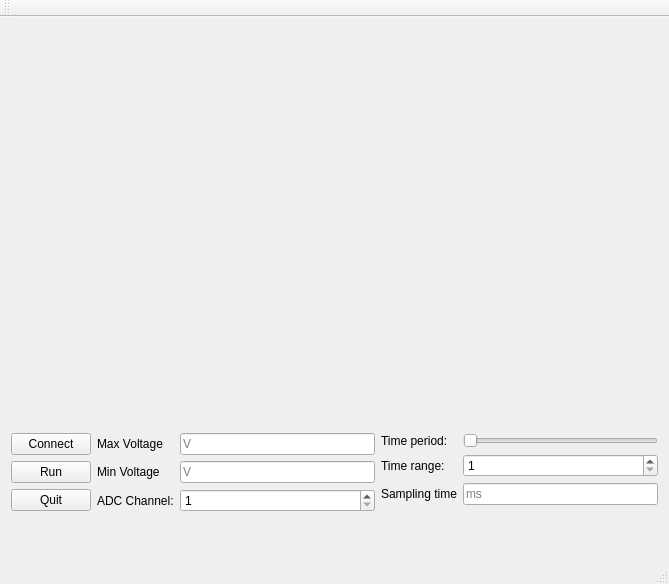
<?xml version="1.0" encoding="UTF-8"?>
<ui version="4.0">
 <class>MainWindow</class>
 <widget class="QMainWindow" name="MainWindow">
  <property name="geometry">
   <rect>
    <x>0</x>
    <y>0</y>
    <width>669</width>
    <height>584</height>
   </rect>
  </property>
  <property name="minimumSize">
   <size>
    <width>666</width>
    <height>543</height>
   </size>
  </property>
  <property name="maximumSize">
   <size>
    <width>1461</width>
    <height>703</height>
   </size>
  </property>
  <property name="windowTitle">
   <string>MainWindow</string>
  </property>
  <widget class="QWidget" name="centralWidget">
   <property name="sizePolicy">
    <sizepolicy hsizetype="Minimum" vsizetype="Minimum">
     <horstretch>0</horstretch>
     <verstretch>0</verstretch>
    </sizepolicy>
   </property>
   <property name="minimumSize">
    <size>
     <width>666</width>
     <height>428</height>
    </size>
   </property>
   <property name="maximumSize">
    <size>
     <width>1461</width>
     <height>643</height>
    </size>
   </property>
   <layout class="QVBoxLayout" name="verticalLayout">
    <item>
     <widget class="QCustomPlot" name="serialPlot" native="true">
      <property name="enabled">
       <bool>true</bool>
      </property>
      <property name="sizePolicy">
       <sizepolicy hsizetype="Minimum" vsizetype="Minimum">
        <horstretch>0</horstretch>
        <verstretch>0</verstretch>
       </sizepolicy>
      </property>
      <property name="minimumSize">
       <size>
        <width>651</width>
        <height>331</height>
       </size>
      </property>
      <property name="maximumSize">
       <size>
        <width>1421</width>
        <height>421</height>
       </size>
      </property>
     </widget>
    </item>
    <item>
     <spacer name="verticalSpacer_2">
      <property name="orientation">
       <enum>Qt::Vertical</enum>
      </property>
      <property name="sizeHint" stdset="0">
       <size>
        <width>10</width>
        <height>20</height>
       </size>
      </property>
     </spacer>
    </item>
    <item>
     <layout class="QHBoxLayout" name="horizontalLayout">
      <item>
       <layout class="QVBoxLayout" name="verticalLayout_2">
        <item>
         <widget class="QPushButton" name="SerialConnectButton">
          <property name="text">
           <string>Connect</string>
          </property>
         </widget>
        </item>
        <item>
         <widget class="QPushButton" name="SerialRunButton">
          <property name="text">
           <string>Run</string>
          </property>
         </widget>
        </item>
        <item>
         <widget class="QPushButton" name="QuitButton">
          <property name="text">
           <string>Quit</string>
          </property>
         </widget>
        </item>
        <item>
         <spacer name="verticalSpacer">
          <property name="orientation">
           <enum>Qt::Vertical</enum>
          </property>
          <property name="sizeHint" stdset="0">
           <size>
            <width>20</width>
            <height>40</height>
           </size>
          </property>
         </spacer>
        </item>
       </layout>
      </item>
      <item>
       <layout class="QFormLayout" name="formLayout">
        <item row="1" column="0">
         <widget class="QLabel" name="label">
          <property name="text">
           <string>Max Voltage</string>
          </property>
         </widget>
        </item>
        <item row="1" column="1">
         <widget class="QLineEdit" name="MaxVoltEdit">
          <property name="inputMask">
           <string/>
          </property>
          <property name="text">
           <string/>
          </property>
          <property name="placeholderText">
           <string>V</string>
          </property>
         </widget>
        </item>
        <item row="2" column="0">
         <widget class="QLabel" name="label_2">
          <property name="text">
           <string>Min Voltage</string>
          </property>
         </widget>
        </item>
        <item row="2" column="1">
         <widget class="QLineEdit" name="MinVoltEdit">
          <property name="text">
           <string/>
          </property>
          <property name="placeholderText">
           <string>V</string>
          </property>
         </widget>
        </item>
        <item row="3" column="0">
         <widget class="QLabel" name="label_6">
          <property name="text">
           <string>ADC Channel:</string>
          </property>
         </widget>
        </item>
        <item row="3" column="1">
         <widget class="QSpinBox" name="ADCCHspinBox">
          <property name="minimum">
           <number>1</number>
          </property>
          <property name="maximum">
           <number>3</number>
          </property>
         </widget>
        </item>
       </layout>
      </item>
      <item>
       <layout class="QFormLayout" name="formLayout_2">
        <item row="0" column="0">
         <widget class="QLabel" name="label_4">
          <property name="text">
           <string>Time period:</string>
          </property>
         </widget>
        </item>
        <item row="0" column="1">
         <widget class="QSlider" name="TimePeriodSlider">
          <property name="orientation">
           <enum>Qt::Horizontal</enum>
          </property>
         </widget>
        </item>
        <item row="1" column="0">
         <widget class="QLabel" name="label_5">
          <property name="text">
           <string>Time range: </string>
          </property>
         </widget>
        </item>
        <item row="1" column="1">
         <widget class="QSpinBox" name="TimeRangespinBox">
          <property name="minimum">
           <number>1</number>
          </property>
          <property name="maximum">
           <number>100</number>
          </property>
         </widget>
        </item>
        <item row="2" column="0">
         <widget class="QLabel" name="label_3">
          <property name="text">
           <string>Sampling time</string>
          </property>
         </widget>
        </item>
        <item row="2" column="1">
         <widget class="QLineEdit" name="SamplingTimeEdit">
          <property name="text">
           <string/>
          </property>
          <property name="placeholderText">
           <string>ms</string>
          </property>
         </widget>
        </item>
       </layout>
      </item>
     </layout>
    </item>
   </layout>
  </widget>
  <widget class="QMenuBar" name="menuBar">
   <property name="geometry">
    <rect>
     <x>0</x>
     <y>0</y>
     <width>669</width>
     <height>25</height>
    </rect>
   </property>
  </widget>
  <widget class="QToolBar" name="mainToolBar">
   <attribute name="toolBarArea">
    <enum>TopToolBarArea</enum>
   </attribute>
   <attribute name="toolBarBreak">
    <bool>false</bool>
   </attribute>
  </widget>
  <widget class="QStatusBar" name="statusBar"/>
 </widget>
 <layoutdefault spacing="6" margin="11"/>
 <customwidgets>
  <customwidget>
   <class>QCustomPlot</class>
   <extends>QWidget</extends>
   <header location="global">qcustomplot.h</header>
   <container>1</container>
  </customwidget>
 </customwidgets>
 <resources/>
 <connections/>
</ui>
